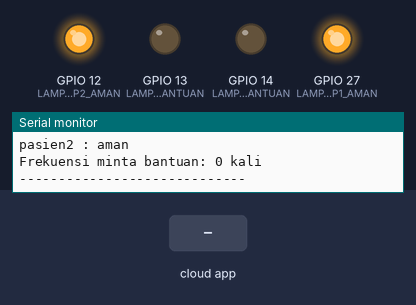
A sketch run on a simulated ESP32. On the bench: output pins drawn as LEDs (lit = HIGH), the last lines printed to the serial monitor. The test bench sets the inputs (shaded band). WiFi joins after 1.5 s; servers stay silent unless stated; the Firebase database answers and starts empty.

Above: at 2.7 s.
2.8 s: the phone or cloud app sets status to 1
At 5.6 s:
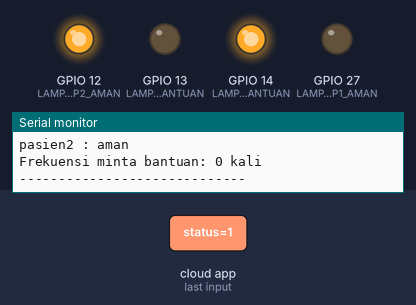
6.1 s: the phone or cloud app sets status to 0
At 8.0 s:
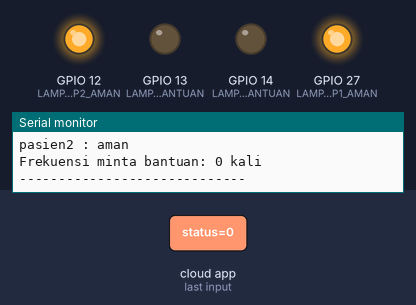
Timing chart, 0 to 9.5 s (numbered marks = the images above; inputs shaded):
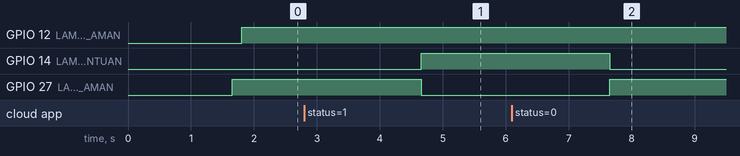

The sketch:

esp32counterpasien.ino
```cpp
#include <Arduino.h>
#include <WiFi.h>
#include <FirebaseESP32.h>
#include <addons/TokenHelper.h>
#include <addons/RTDBHelper.h>

/* 1. Define the WiFi credentials */
#define WIFI_SSID "Realme5"
#define WIFI_PASSWORD "hhhh12345678"

/* 2. Define the API Key */
#define API_KEY "AIzaSyD8lpvhnfj2D2Dm_OO9ptlApk2CBd-SdiY"

/* 3. Define the RTDB URL */
#define DATABASE_URL "hospitaliot-himmti3b-default-rtdb.firebaseio.com" //<databaseName>.firebaseio.com or <databaseName>.<region>.firebasedatabase.app

/* 4. Define the user Email and password */
#define USER_EMAIL "esp32@testmail.com"
#define USER_PASSWORD "12345678"

// Define Firebase Data object
FirebaseData fbdo;
FirebaseAuth auth;
FirebaseConfig config;

// Variabel waktu untuk pembacaan berkala
unsigned long readDataPrevMillis = 0;

// Definisi pin lampu indikator
#define LAMPU_P1_AMAN 27
#define LAMPU_P1_BANTUAN 14
#define LAMPU_P2_AMAN 12
#define LAMPU_P2_BANTUAN 13

void setup()
{
  Serial.begin(115200);

  pinMode(LAMPU_P1_AMAN, OUTPUT);
  pinMode(LAMPU_P1_BANTUAN, OUTPUT);
  pinMode(LAMPU_P2_AMAN, OUTPUT);
  pinMode(LAMPU_P2_BANTUAN, OUTPUT);

  digitalWrite(LAMPU_P1_AMAN, LOW);
  digitalWrite(LAMPU_P1_BANTUAN, LOW);
  digitalWrite(LAMPU_P2_AMAN, LOW);
  digitalWrite(LAMPU_P2_BANTUAN, LOW);

  WiFi.begin(WIFI_SSID, WIFI_PASSWORD);
  Serial.print("Connecting to Wi-Fi");
  while (WiFi.status() != WL_CONNECTED)
  {
    Serial.print(".");
    delay(300);
  }
  Serial.println();
  Serial.print("Connected with IP: ");
  Serial.println(WiFi.localIP());
  Serial.println();

  Serial.printf("Firebase Client v%s\n\n", FIREBASE_CLIENT_VERSION);

  config.api_key = API_KEY;
  auth.user.email = USER_EMAIL;
  auth.user.password = USER_PASSWORD;
  config.database_url = DATABASE_URL;
  config.token_status_callback = tokenStatusCallback;

  Firebase.reconnectNetwork(true);
  fbdo.setBSSLBufferSize(4096, 1024);

  Firebase.begin(&config, &auth);
  Firebase.setDoubleDigits(5);
}

void loop()
{
  if (Firebase.ready() && (millis() - readDataPrevMillis > 3000 || readDataPrevMillis == 0))
  {
    readDataPrevMillis = millis();

    int statusP1 = -1;
    int statusP2 = -1;
    int counter = -1;

    // ==== BACA STATUS PASIEN 1 ====
    if (Firebase.getInt(fbdo, "/rumahsakit/pasien1/status"))
    {
      statusP1 = fbdo.intData();

      if (statusP1 == 0)
      {
        digitalWrite(LAMPU_P1_AMAN, HIGH);
        digitalWrite(LAMPU_P1_BANTUAN, LOW);
        Serial.println("pasien1 : aman");
      }
      else if (statusP1 == 1)
      {
        digitalWrite(LAMPU_P1_AMAN, LOW);
        digitalWrite(LAMPU_P1_BANTUAN, HIGH);
        Serial.println("pasien1 : butuh bantuan");
      }
      else
      {
        Serial.println("pasien1 : data tidak valid");
      }
    }
    else
    {
      Serial.print("Gagal membaca pasien1: ");
      Serial.println(fbdo.errorReason());
    }

    // ==== BACA STATUS PASIEN 2 ====
    if (Firebase.getInt(fbdo, "/rumahsakit/pasien2/status"))
    {
      statusP2 = fbdo.intData();

      if (statusP2 == 0)
      {
        digitalWrite(LAMPU_P2_AMAN, HIGH);
        digitalWrite(LAMPU_P2_BANTUAN, LOW);
        Serial.println("pasien2 : aman");
      }
      else if (statusP2 == 1)
      {
        digitalWrite(LAMPU_P2_AMAN, LOW);
        digitalWrite(LAMPU_P2_BANTUAN, HIGH);
        Serial.println("pasien2 : butuh bantuan");
      }
      else
      {
        Serial.println("pasien2 : data tidak valid");
      }
    }
    else
    {
      Serial.print("Gagal membaca pasien2: ");
      Serial.println(fbdo.errorReason());
    }

    // ==== BACA FREKUENSI MINTA BANTUAN ====
    if (Firebase.getInt(fbdo, "/rumahsakit/counter"))
    {
      counter = fbdo.intData();
      Serial.printf("Frekuensi minta bantuan: %d kali\n", counter);
    }
    else
    {
      Serial.print("Gagal membaca counter: ");
      Serial.println(fbdo.errorReason());
    }

    Serial.println("-----------------------------");
  }
}
```

Measured:
- after the input at 2.8 s, GPIO 14 (LAMPU_P1_BANTUAN): LOW → HIGH after 1.9 s; GPIO 27 (LAMPU_P1_AMAN): HIGH → LOW after 1.9 s
- after the input at 6.1 s, GPIO 14 (LAMPU_P1_BANTUAN): HIGH → LOW after 1.6 s; GPIO 27 (LAMPU_P1_AMAN): LOW → HIGH after 1.6 s
